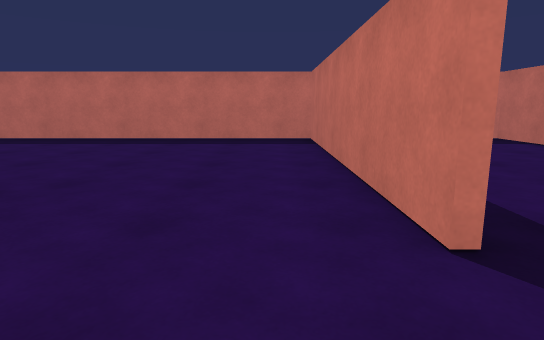
[1] (above)

22 first-person views from a walk through a scene from a Unity 3-D project. The camera is 1.2 m above the floor, tilts 10° down and sees 75° across. The floor is counted in squares, 1 m on a side. Each view is taken from the middle of a square. On the plan, view 1 faces up. The plan holds only what a view shows up to about 14 squares ahead; the rest is blank. The player is left out. Surface patterns are stand-ins for the level's own textures.

[2]
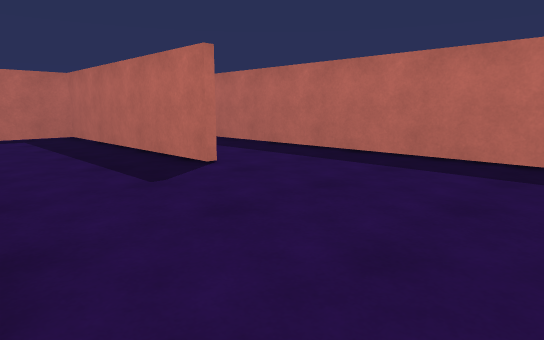

[3]
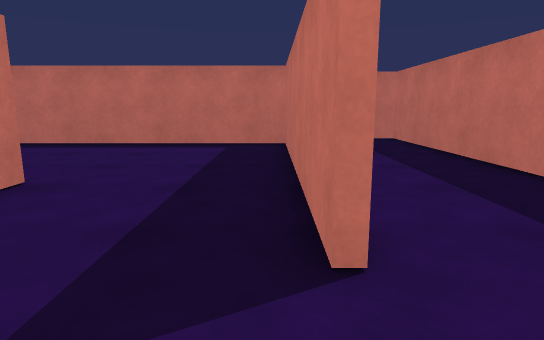

[4]
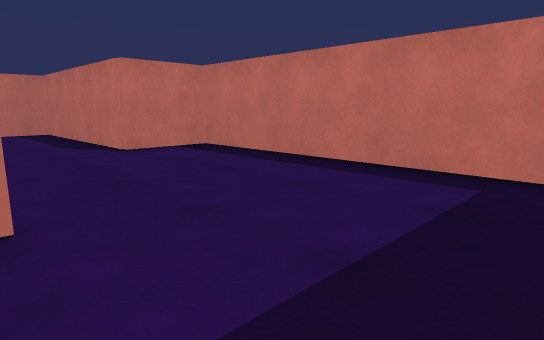

[5]
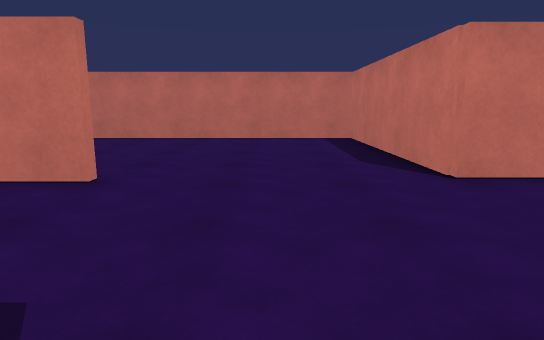

[6]
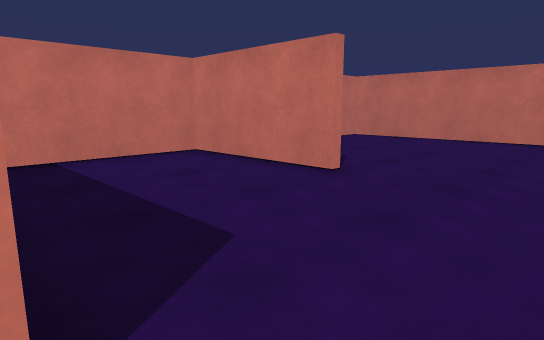

[7]
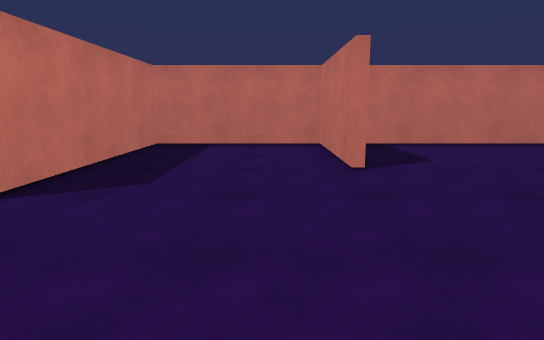

[8]
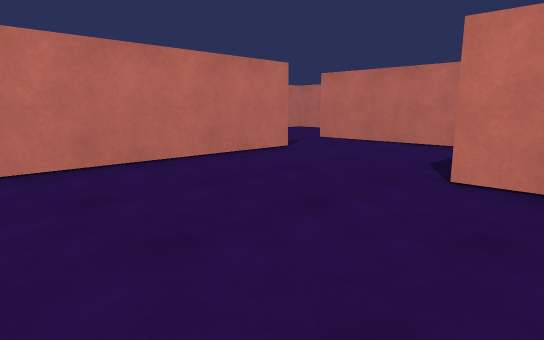

[9]
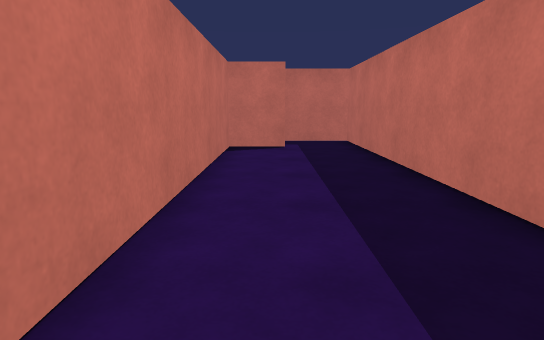

[10]
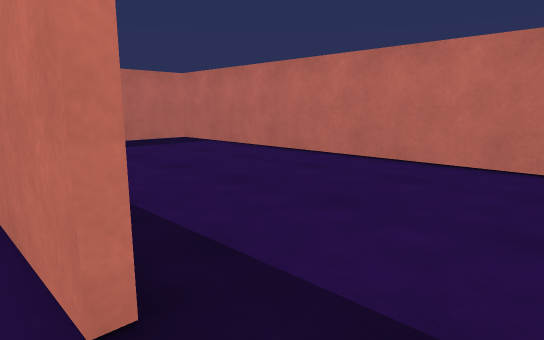

[11]
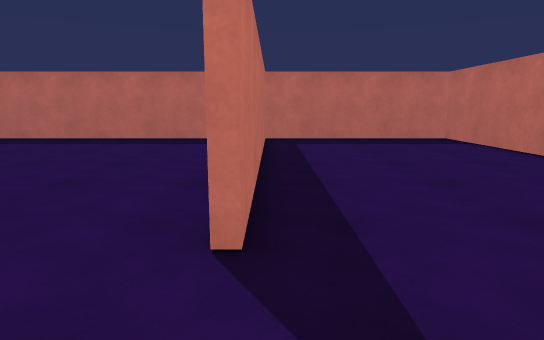

[12]
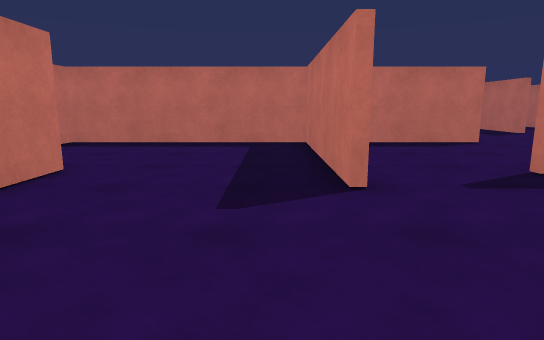

[13]
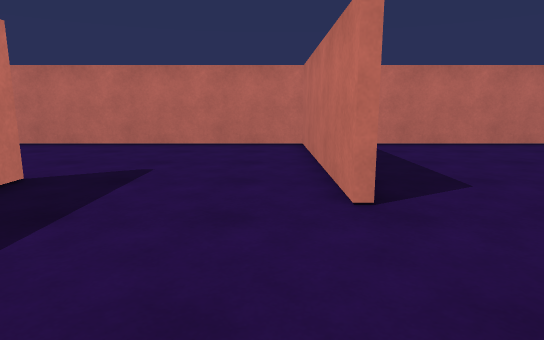

[14]
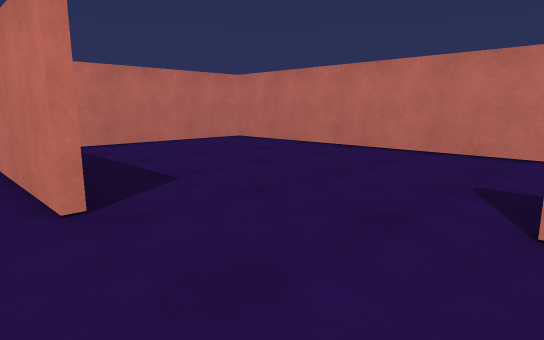

[15]
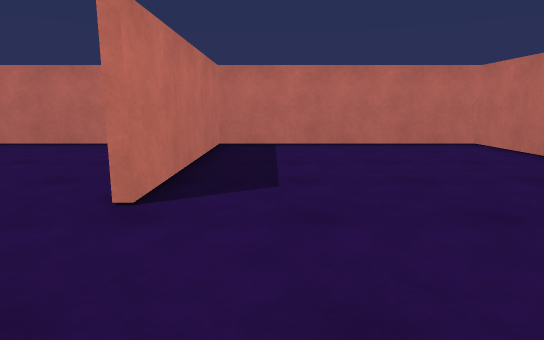

[16]
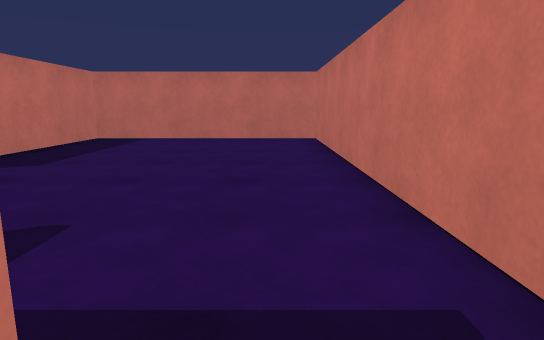

[17]
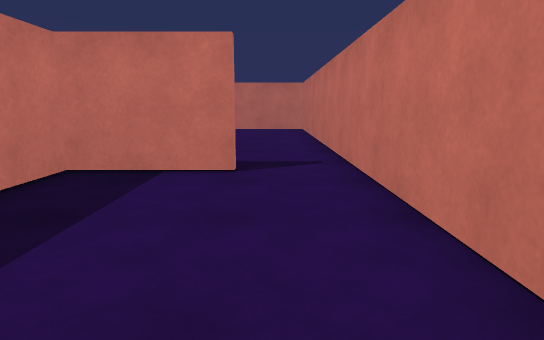

[18]
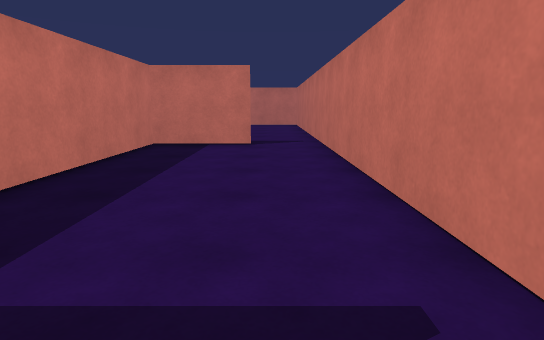

[19]
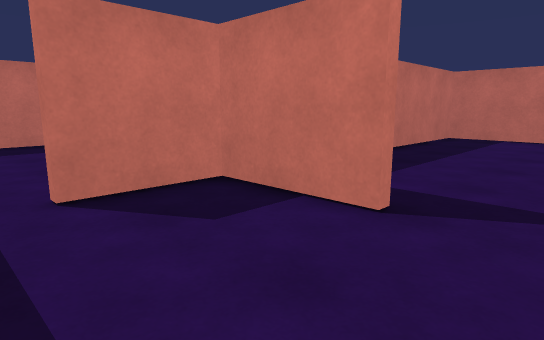

[20]
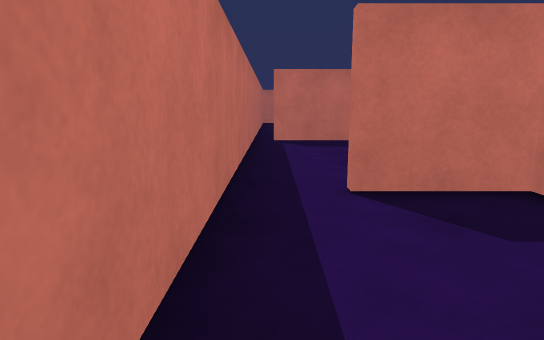

[21]
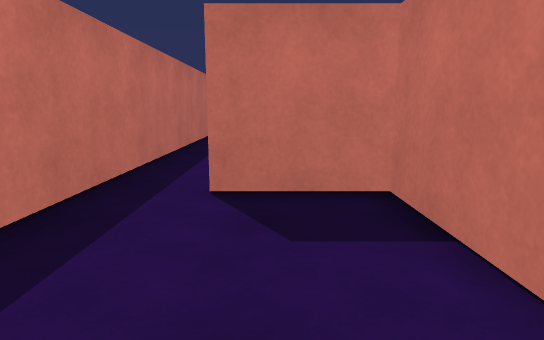

[22]
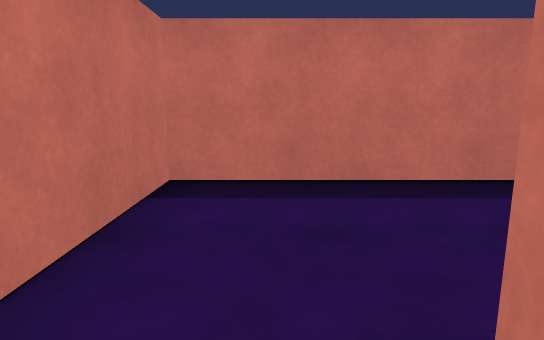

### Floor plan
Ten units are one square. View 1 is at (0, 0); x grows to the right and y downward. Boxes are objects, and circles mark ways between rooms. Rooms are numbered by the first view taken in them; rooms with no view inside come last. Other rooms are left out.
<svg viewBox="-202 -142 294 294">
<path fill="none" stroke="#000" d="M-116 -51 -110 -51M-54 -51 -41 -51 -41 -12M-91 6 -44 6 -44 -48 -112 -48M-84 -94 -178 -94 -178 9 -151 9 -151 88 -50 88M-24 6 6 6M15 -28 15 -137 -197 -137 -197 -114M-197 -4 -197 11M-178 -115 -178 -97 -85 -97M-44 80 -44 20M29 8 -41 8 -41 88 -25 88M12 60 87 60 87 -137 18 -137M6 6 26 6M-35 147 87 147 87 63 12 63M18 -134 18 -28 15 -28M-44 124 -44 91 -111 91M-140 147 -35 147M-153 121 -153 91 -180 91M-197 85 -197 147 -160 147M-161 12 -190 12M-197 11 -197 85"/>
<circle cx="13" cy="-10" r="3" fill="#2a7"/>
<circle cx="-190" cy="10" r="3" fill="#2a7"/>
<circle cx="-40" cy="135" r="3" fill="#2a7"/>
<circle cx="-150" cy="135" r="3" fill="#2a7"/>
<circle cx="-185" cy="90" r="3" fill="#2a7"/>
<text x="-90" y="-40">1</text>
<text x="40" y="30">2</text>
<text x="-90" y="120">3</text>
<text x="-170" y="120">4</text>
<text x="-180" y="50">5</text>
</svg>
Room 1 opens to room 2. Room 1 opens to room 5. Room 2 opens to room 3. Room 3 opens to room 4. Room 4 opens to room 5.

Where each view was taken, in squares from view 1:
view 1: 0 up, 0 right, facing up
view 2: 5 up, 2 left, facing up-left
view 3: 9 up, 6 left, facing left
view 4: 9 up, 11 left, facing down-left
view 5: 5 up, 12 left, facing down
view 6: 5 up, 13 left, facing down-right
view 7: 1 up, 16 left, facing right
view 8: 11 up, 6 left, facing down-right
view 9: 11 up, 7 left, facing left
view 10: 1 up, 1 right, facing up-right
view 11: 0 up, 2 right, facing up
view 12: 2 down, 8 right, facing left
view 13: 5 down, 3 left, facing right
view 14: 5 down, 3 left, facing down-right
view 15: 8 down, 3 left, facing right
view 16: 13 down, 5 left, facing right
view 17: 13 down, 11 left, facing right
view 18: 13 down, 16 left, facing right
view 19: 14 down, 19 left, facing up-right
view 20: 14 down, 19 left, facing up
view 21: 14 down, 17 left, facing up
view 22: 13 down, 14 left, facing left
